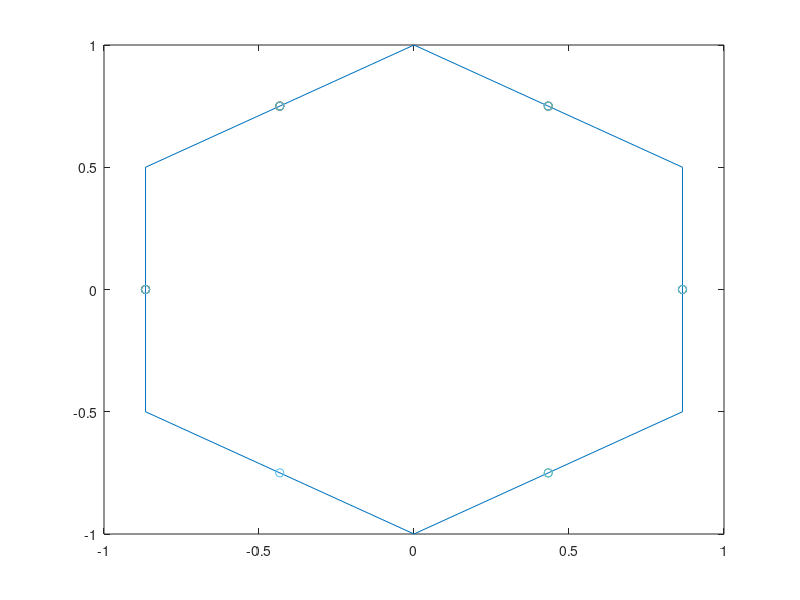

Source code (MATLAB):
% AE 262                                          Roger Sanchez
% Montgomery                              due February 28, 2017

%                          Homework #2

%% SETUP
clear;
clc;
V_inf	= 10            % Free Stream velocity [m/s]
AoAd    = 0
AoA     = deg2rad(AoAd) % Angle of Attack [radians]

% End/Edge Point Coordinates
n2 = 6
T2 = 2*pi/n2
for i = 1:n2+1
    EP(i,1) =   cos((2*i-3)*T2/2 - pi);
    EP(i,2) =   sin((2*i-3)*T2/2);
end
    
                plot(EP(:,1),EP(:,2))
                    axis([-1 1 -1 1])   % x_min/max y_min/max
                    hold on             % turn on to hold plot
       
n = length(EP)-1;
      
% Critical Point Coordinates
for i = 1:n
    CP(i,1) = [ EP(i+1,1)+ EP(i,1) ] / 2;    % x coordinate
    CP(i,2) = [ EP(i+1,2)+ EP(i,2) ] / 2;    % y coordinate
                   scatter (CP(:,1), CP(:,2))
end

% Beta CP (angle of panel)
for i = 1:n
    bCP(i) = atan2( (EP(i+1,2)-EP(i,2)) , (EP(i+1,1)-EP(i,1)) ) + pi/2; % normal outward (Anderson figure 3.40)
end
    rad2deg(bCP)      % should be 180, -120, -60, 00, 60, 120 for CCW
    

%% CALCULATION

% Affectiveness (coefficients) matrix

h = 5 * 10^2;    % number of pieces

% ############# integration technique (not working correctly)
% for i = 1:n
% %     % Panel affects on Critical Point
% %     for j = 1:n
% %         if j == i
% %           % [An] diagonals should be 1/2 (Anderson, 3.150, pg 251)
% %             An(i,j) = 1/2;  % self induction is for constant source
% %         else            
% %             dx = [EP(j+1,1) - EP(j,1)] / h;
% %             dy = [EP(j+1,2) - EP(j,2)] / h;
% %             ds = sqrt(dx^2 + dy^2);
% %     
% %             % along the panel
% %             for k = 1:h+1
% %               % local points on influencing panel
% %                 x = EP(j,1) + (k-1)*dx;
% %                 y = EP(j,2) + (k-1)*dy;
% %               % Distance to Critical Point (to find affectiveness)
% %                 X = CP(i,1) - x;
% %                 Y = CP(i,2) - y;
% %                 r = sqrt(X^2 + Y^2);
% % % ##########################################################
% %               % Anderson 3.158 and 3.159
% %                     %  d                 (xi - xj)cos(Bi) + (yi - yj)sin(Bi)
% %                     % ---- * (ln r_ij)= -------------------------------------
% %                     % dn_i                    (xi - xj)^2 + (yi - yj)^2
% %                 Int(k) = [X *cos(bCP(i)) + Y *sin(bCP(i))] / (X^2 + Y^2) * ds;
% %             end % k
% %           % Anderson 3.152 and 3.153
% %             I(i,j) = sum(Int);
% %             An(i,j) = 1/(2*pi)*I(i,j)
% % 
% % % ##########################################################
% % 
% %         end % if
% %     end % j
% %     
% %     Tf(i) = bCP(i) - AoA;
% end % i


% ############# linear evaulation of integration (subtitution) technique
% Anderson 3.17 example
            x = CP(:,1);
            y = CP(:,2);
            X = EP(:,1);
            Y = EP(:,2);
            P = bCP - pi/2;     % phi (Anderson 3.160)
for i = 1:n
    % Panel affects on Critical Point
    for j = 1:n
        if j == i
            I(i,j)  = 0;
            I2(i,j) = 0;
        else
            % Anderson 3.162
            A    = -(x(i) - X(j))*cos(P(j)) - (y(i) - Y(j))*sin(P(j));
            B    = (x(i) - X(j))^2 + (y(i) - Y(j))^2;
            C    = sin(P(i) - P(j));
            D    =  (y(i) - Y(j))*cos(P(i)) - (x(i) - X(j))*sin(P(i));
            E    = sqrt(B - A^2);
            S(j) = sqrt([X(j+1) - X(j)]^2 + [Y(j+1) - Y(j)]^2);
            
            % Anderson 3.163
            I(i,j)  = C/2 * log( [S(j)^2 + 2*A*S(j) + B] /B)...
                     + (D - A*C)/E * [ atan( (S(j)+A) /E) - atan(A/E) ];
                 
            % Anderson 3.165
            I2(i,j) = (D - A*C)/(2*E) * log( [S(j)^2 + 2*A*S(j) + B] /B)...
                     - C * [ atan( (S(j)+A) /E) - atan(A/E) ];
            
        end % if
    end % j
end % i

            % Anderson 3.152 and 3.153
            An = 1/(2*pi)*I;
            for i = 1:n
                % [An] diagonals should be 1/2 (Anderson, 3.150, pg 251)
                An(i,i) = 1/2;  % self induction is for constant source
            end
            
    Tf = (bCP - AoA);
            
    Vn = V_inf * cos(Tf);          % positive is out for CW pattern
    Vt = V_inf * sin(Tf);          % positive is CW  for CW pattern
    
% Matrix Calculations        SEE "%----%" for SHORTER syntax
    %       [An][G] + [Vn] =  [Wn]  =   [0]
    %   --> [An][G]        =         - [Vn]
Aug = [         An          ,  -Vn' ];
R   = rref(Aug);
G   = R(:,n+1); 


% ##############################################################
% NEED TO FINISH THIS

V0 = An*G + Vn'    % should be equal to zeros


% Anderson 3.156
%   Vi = Vt.' + 1/(2*pi)*I*G;
% Vs = I * G;     %%%%%%%%%!!!!!!!!!!!!!!!!!!!!!!!!!!!!!!!! ISSUE HERE!!!!!!!!! d/ds not d/dn (different I)
Vs = 1/(2*pi) * I2 * G;

%------------------------------------------------
                    %-----------------------%
                    R2  = linsolve(An, -Vn');
                    %-----------------------%
                    G2  = R(:,n+1);
                    V02 = An*G2 + Vn.'
                    Vs2 = 1/(2*pi) * I2 * G2;
%------------------------------------------------


for i = 1:n
	Vi(i,1) = Vt(i) + Vs(i);
    
    %------------------------------------------------
                    Vi2(i,1) = Vt(i) + Vs2(i);
    %------------------------------------------------
end

% --------- Seems correct (correct signs)
Rv = Vi/V_inf;   % ratio of velocities
C_P = 1 - Rv.^2


%------------------------------------------------
                    Rv2  = Vi2/V_inf;   % ratio of velocities
                    C_P2 = 1 - Rv2.^2
%------------------------------------------------


% ##############################################################


%% test
  